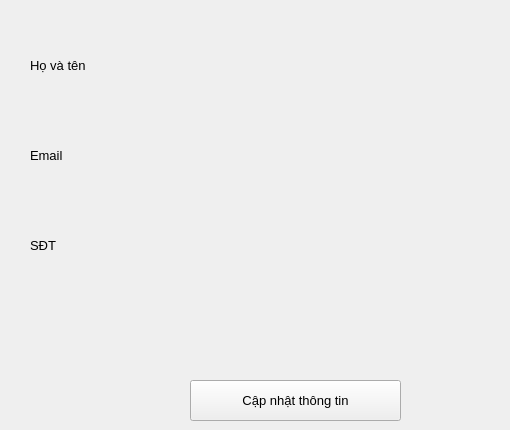
          <widget class="QWidget" name="tabInformation">
           <attribute name="title">
            <string>Thông tin cá nhân</string>
           </attribute>
           <widget class="QLabel" name="label_2">
            <property name="geometry">
             <rect>
              <x>30</x>
              <y>50</y>
              <width>91</width>
              <height>31</height>
             </rect>
            </property>
            <property name="font">
             <font>
              <pointsize>10</pointsize>
             </font>
            </property>
            <property name="text">
             <string>Họ và tên</string>
            </property>
           </widget>
           <widget class="QLabel" name="label_3">
            <property name="geometry">
             <rect>
              <x>30</x>
              <y>140</y>
              <width>91</width>
              <height>31</height>
             </rect>
            </property>
            <property name="font">
             <font>
              <pointsize>10</pointsize>
             </font>
            </property>
            <property name="text">
             <string>Email</string>
            </property>
           </widget>
           <widget class="QLabel" name="label_4">
            <property name="geometry">
             <rect>
              <x>30</x>
              <y>230</y>
              <width>91</width>
              <height>31</height>
             </rect>
            </property>
            <property name="font">
             <font>
              <pointsize>10</pointsize>
             </font>
            </property>
            <property name="text">
             <string>SĐT</string>
            </property>
           </widget>
           <widget class="QPushButton" name="btnUpdate">
            <property name="geometry">
             <rect>
              <x>190</x>
              <y>380</y>
              <width>211</width>
              <height>41</height>
             </rect>
            </property>
            <property name="font">
             <font>
              <pointsize>10</pointsize>
             </font>
            </property>
            <property name="layoutDirection">
             <enum>Qt::LeftToRight</enum>
            </property>
            <property name="text">
             <string>Cập nhật thông tin</string>
            </property>
           </widget>
           <widget class="QLabel" name="lblName">
            <property name="geometry">
             <rect>
              <x>30</x>
              <y>90</y>
              <width>471</width>
              <height>16</height>
             </rect>
            </property>
            <property name="font">
             <font>
              <pointsize>10</pointsize>
             </font>
            </property>
            <property name="text">
             <string/>
            </property>
           </widget>
           <widget class="QLabel" name="lblEmail">
            <property name="geometry">
             <rect>
              <x>30</x>
              <y>180</y>
              <width>471</width>
              <height>16</height>
             </rect>
            </property>
            <property name="font">
             <font>
              <pointsize>10</pointsize>
             </font>
            </property>
            <property name="text">
             <string/>
            </property>
           </widget>
           <widget class="QLabel" name="lblPhone">
            <property name="geometry">
             <rect>
              <x>30</x>
              <y>270</y>
              <width>471</width>
              <height>16</height>
             </rect>
            </property>
            <property name="font">
             <font>
              <pointsize>10</pointsize>
             </font>
            </property>
            <property name="text">
             <string/>
            </property>
           </widget>
          </widget>
